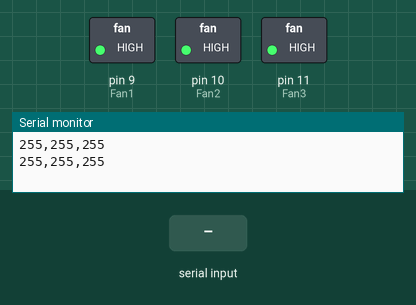
The sketch below on a simulated Arduino Nano, built with avr-gcc and run on an emulated ATmega328P. On the bench: switched loads named in the sketch (green lamp = pin HIGH), the last lines printed to the serial monitor. Inputs (shaded band) come from the test bench. EEPROM starts erased.

Above: at 7.2 s.
7.3 s: "d90\n" received over Serial
At 10.2 s:
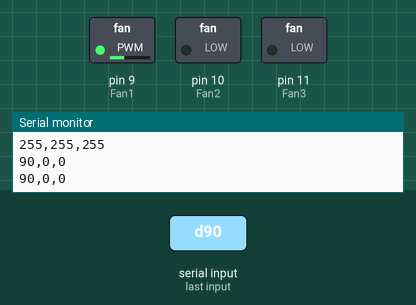
10.3 s: "s90\n" received over Serial
At 12.2 s:
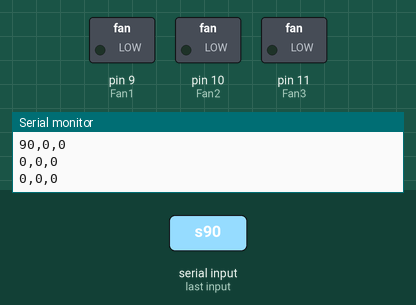
12.5 s: "m90\n" received over Serial
At 15.4 s:
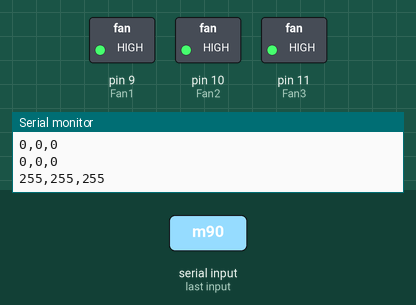
Timing chart, 0 to 16.9 s (numbered marks = the images above; inputs shaded):
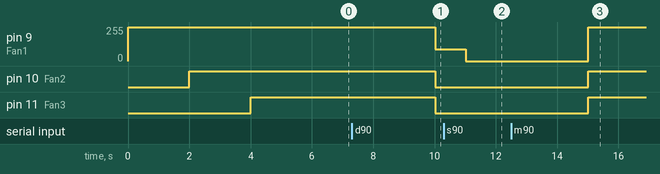

The sketch:

SoftReobasArduino.ino
```cpp
// (licence header left out)
#include <stdint.h>
#include <EEPROM.h>           // EEPROM librarry

#define INTERVAL_1S                     (1000)  // ewery 1 sec. work for datas
#define ZERO_FAN_SPEED                  (0)
#define MAX_FAN_SPEED                   (255)
#define UART_BAUDRATE                   (9600)
#define UART_SINGLE_CHAR_TIMEOUT_MS     (4)

uint8_t fan1Speed = ZERO_FAN_SPEED;
uint8_t fan2Speed = ZERO_FAN_SPEED;
uint8_t fan3Speed = ZERO_FAN_SPEED;  // byte type is ideal 0..255

uint32_t previousMillis = 0;

void setup() {

  /////////////////////////////////////////////// for ATmega 328p(defalt, Arduino Nano 16MHz CPU work freq.)
  // Pins D9 and D10 - 31.4 kHz
    TCCR1A = 0b00000001;  // 8bit
    TCCR1B = 0b00000001;  // x1 phase correct
    // Pins D3 and D11 - 31.4 kHz
    TCCR2B = 0b00000001;  // x1
    TCCR2A = 0b00000001;  // phase correct
  // https://nerdytechy.com/how-to-change-the-pwm-frequency-of-arduino/
  //////////////////////////////////////////////////////

  // TODO remove unused code

  //////////////////////////////////////////////// for ATmega 8А(16MHz CPU work freq.)
  // TCCR1B = 0b00000001; // set divider for PWM N = 1
  // TCCR2 =  0b01101001; // set divider for PWM N = 1
  //////////////////////////////////////////////////////
  /*
    TCCR1B = 0x05 (N = 1024), 16000000(16 MHz) / 1024 / 256 = 61(30.5) Hz
    TCCR1B = 0x04; (N = 256), 16000000(8000000) / 256 / 256 = 224(112) Hz
    TCCR1B = 0x03 (N = 64), 16000000(8000000) / 64 / 256 = 976(488) Hz
    TCCR1B = 0x02 (N = 8), 16000000(8000000) / 8 / 256 = 7812(3906) Hz
    TCCR1B = 0x01 (N = 1), 16000000(8000000) / 1 / 256 = 62500(31250) Hz
  */

    Serial.begin(UART_BAUDRATE);
    Serial.setTimeout(UART_SINGLE_CHAR_TIMEOUT_MS);  // time for one symbol is 4 ms - good working

    fan1Speed = EEPROM.read(1);  // Read EEPROM Memory
    fan2Speed = EEPROM.read(2);  // PWM duty cycle
    fan3Speed = EEPROM.read(3);  // Every fan have own EEPROM Memory value

    pinMode(9, OUTPUT);  // Fan1(CN1)
    pinMode(10, OUTPUT); // Fan2(CN2)
    pinMode(11, OUTPUT); // Fan3(CN3)

    digitalWrite(9, HIGH);  // force start all fans
    delay(2000);
    analogWrite(9, fan1Speed);  // set speed
    digitalWrite(10, HIGH);
    delay(2000);
    analogWrite(10, fan2Speed);  // 0..255(0..100%) - PWM duty cycle
    digitalWrite(11, HIGH);
    delay(2000);
    analogWrite(11, fan3Speed);

  /*
    You initialization here...
  */
}

void loop() {
    uint32_t currentMillis = millis();

    if (currentMillis - previousMillis > INTERVAL_1S) {
        previousMillis = currentMillis;

        if (Serial.available())  // if data receive
        {
            char data = Serial.read();

            switch (data) {
                case 'd':  // catch the symbol "d" and proceed to
                    fan1Speed = Serial.parseInt();  // receiving data(PWM duty cycle)
                    fan2Speed = Serial.parseInt();  // data must be in the format
                    fan3Speed = Serial.parseInt();  // d255.255.255 or, example d64.112.230

                    EEPROM.write(1, fan1Speed);  // write datas in
                    EEPROM.write(2, fan2Speed);  // non volatile memory(EEPROM)
                    EEPROM.write(3, fan3Speed);
                    delay(2000);  // important wait 2 seconds, for protect
                    break;

                case 'n':  // catch the symbol "n" - normal mode
                    fan1Speed = EEPROM.read(1);  // read what we have into EEPROM
                    fan2Speed = EEPROM.read(2);  // it's speed level
                    fan3Speed = EEPROM.read(3);
                    break;

                case 'm':  // catch the symbol "m" - max speed
                    fan1Speed = MAX_FAN_SPEED;
                    fan2Speed = MAX_FAN_SPEED;
                    fan3Speed = MAX_FAN_SPEED;
                    break;

                case 's':  // catch the symbol "s" - all stop
                    fan1Speed = ZERO_FAN_SPEED;
                    fan2Speed = ZERO_FAN_SPEED;
                    fan3Speed = ZERO_FAN_SPEED;
                    break;

                case 'r':  // catch the symbol "r" - board reboot
                    reboot();
                    break;

                default:
                    break; // unrecognized char
            }

            Serial.flush();  // clear buffer

            analogWrite(9, fan1Speed);  // set fans speed
            analogWrite(10, fan2Speed);
            analogWrite(11, fan3Speed);
        }

        Serial.print(fan1Speed);  // Transmit values of speed
        Serial.print(",");   // just for debug
        Serial.print(fan2Speed);
        Serial.print(",");
        Serial.println(fan3Speed);
    }
}

void reboot(){  // Reset function

  Serial.end();  // if necessary

  asm("cli");  // interrupts off

  // reset USART to reset defaults
#ifdef __AVR_ATmega8__
  UDR = 0;
  UCSRA = _BV(UDRE);
  UCSRB = 0;
  UCSRC = _BV(URSEL) | _BV(UCSZ1) | _BV(UCSZ0);
  UBRRL = 0;
  UBRRH = 0;
#else
  UDR0 = 0;
  UCSR0A = _BV(UDRE0);
  UCSR0B = 0;
  UCSR0C = _BV(UCSZ01) | _BV(UCSZ00);
  UBRR0L = 0;
  UBRR0H = 0;
#endif

  asm volatile("eor r1,r1");     // make sure zero-register is zero
  asm volatile("ldi r16,0xFF");  // end of RAM (0xFF)
  asm volatile("sts 0x5E,r16");  // SPH
  asm volatile("sts 0x5D,r16");  // SPL
  asm volatile("eor r31,r31");   // Clear Z register
  asm volatile("eor r30,r30");
  asm volatile("ijmp");  // jump to (Z)
}
```

Measured:
- after the input at 7.3 s, pin 9 (Fan1): 255/255 → 90/255 after 2.7 s; pin 10 (Fan2), pin 11 (Fan3): HIGH → LOW after 2.7 s
- after the input at 10.3 s, pin 9 (Fan1): 90/255 → 0/255 after 0.72 s
- after the input at 12.5 s, pin 9 (Fan1): 0/255 → 255/255 after 2.5 s; pin 10 (Fan2), pin 11 (Fan3): LOW → HIGH after 2.5 s
